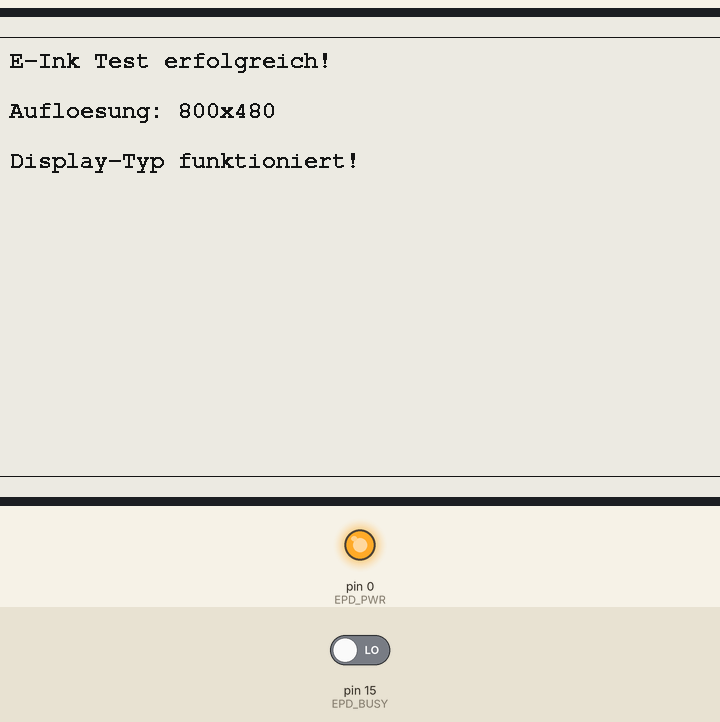
A sketch run on a simulated Arduino Uno, built for the host (arithmetic inside an expression is 32-bit, double 64-bit). Parts: 800×480 one-colour display, output pins drawn as LEDs (lit = HIGH). The test bench sets the inputs (shaded band); at power-on: pin 15 (EPD_BUSY) LOW. Pins used as bus, display or sensor lines are not drawn; what the sketch prints to the serial monitor is not drawn.

Above: at 15.6 s.

The sketch:

display_example.ino
```cpp
#include <GxEPD2_BW.h>
#include <GxEPD2_3C.h>
#include <Fonts/FreeMonoBold12pt7b.h>

// Pin-Definitionen
#define EPD_CS     5
#define EPD_DC     2
#define EPD_RST    4
#define EPD_BUSY   15
#define EPD_PWR    0

GxEPD2_BW<GxEPD2_750_T7, GxEPD2_750_T7::HEIGHT> display(GxEPD2_750_T7(EPD_CS, EPD_DC, EPD_RST, EPD_BUSY));

void setup() {
  Serial.begin(115200);
  Serial.println("\n=== Waveshare 7.5\" V2 E-Paper Test ===");

  // Wichtig: Längere Initialisierungspause für E-Paper
  delay(1000);

  // Power Pin aktivieren
  if (EPD_PWR >= 0) {
    pinMode(EPD_PWR, OUTPUT);
    digitalWrite(EPD_PWR, HIGH);
    delay(500); // Längere Wartezeit für stabile Stromversorgung
    Serial.println("Power Pin aktiviert");
  }

  // Pin-Modi explizit setzen
  pinMode(EPD_CS, OUTPUT);
  pinMode(EPD_DC, OUTPUT);
  pinMode(EPD_RST, OUTPUT);
  pinMode(EPD_BUSY, INPUT);

  digitalWrite(EPD_CS, HIGH);
  digitalWrite(EPD_DC, LOW);
  digitalWrite(EPD_RST, HIGH);

  Serial.println("\nHardware-Einstellungen am HAT:");
  Serial.println("Display Config: B (0.47R) - für V2");
  Serial.println("Interface Config: 0 (4-line SPI) - Standard");

  // Pin Status prüfen
  Serial.println("\nPin-Belegung:");
  Serial.println("CS:   GPIO" + String(EPD_CS));
  Serial.println("DC:   GPIO" + String(EPD_DC));
  Serial.println("RST:  GPIO" + String(EPD_RST));
  Serial.println("BUSY: GPIO" + String(EPD_BUSY));
  if (EPD_PWR >= 0) Serial.println("PWR:  GPIO" + String(EPD_PWR));

  Serial.println("\nInitial BUSY Pin Status: " + String(digitalRead(EPD_BUSY)));

  Serial.println("\nInitialisiere Display...");

  try {
    // Längere Debug-Init für bessere Fehlererkennung
    display.init(115200, true, 2, false); // debug=true, reset_duration=2ms, initial_refresh=false
    Serial.println("✓ Display erfolgreich initialisiert!");

    // Display-Informationen
    Serial.println("\nDisplay-Informationen:");
    Serial.println("Breite: " + String(display.width()));
    Serial.println("Höhe: " + String(display.height()));

    // Warte bis Display bereit ist
    Serial.println("Warte auf Display-Bereitschaft...");
    int timeout = 0;
    while (digitalRead(EPD_BUSY) == LOW && timeout < 100) {
      delay(100);
      timeout++;
      Serial.print(".");
    }
    Serial.println("\nDisplay ist bereit!");

    // Einfacher Test
    testDisplay();

  } catch (...) {
    Serial.println("✗ Display-Initialisierung fehlgeschlagen!");
    Serial.println("Prüfen Sie:");
    Serial.println("- HAT Display Config: B (0.47R)");
    Serial.println("- HAT Interface Config: 0 (4-line SPI)");
    Serial.println("- Verkabelung und 3.3V Versorgung");
  }
}

void loop() {
  // Alle 10 Sekunden BUSY-Pin Status anzeigen
  Serial.println("BUSY Pin Status: " + String(digitalRead(EPD_BUSY)));
  delay(10000);
}

void testDisplay() {
  Serial.println("\nStarte Display-Test...");

  // Display löschen
  display.fillScreen(GxEPD_WHITE);

  // Text schreiben
  display.setTextColor(GxEPD_BLACK);
  display.setFont(&FreeMonoBold12pt7b);

  display.setCursor(50, 50);
  display.print("E-Ink Test erfolgreich!");

  display.setCursor(50, 100);
  display.print("Aufloesung: " + String(display.width()) + "x" + String(display.height()));

  display.setCursor(50, 150);
  display.print("Display-Typ funktioniert!");

  // Rahmen zeichnen
  display.drawRect(20, 20, display.width()-40, display.height()-40, GxEPD_BLACK);

  Serial.println("Aktualisiere Display (das kann 10-30 Sekunden dauern)...");
  display.display();
  Serial.println("✓ Display-Update abgeschlossen!");
}

// Zusätzliche Diagnose-Funktion
void checkPins() {
  Serial.println("\n=== Pin-Diagnose ===");

  // Reset-Test
  digitalWrite(EPD_RST, LOW);
  delay(10);
  digitalWrite(EPD_RST, HIGH);
  delay(10);
  Serial.println("Reset-Pin getestet");

  // BUSY-Pin lesen
  Serial.println("BUSY-Pin Status: " + String(digitalRead(EPD_BUSY)));

  // CS-Pin Test
  digitalWrite(EPD_CS, HIGH);
  delay(1);
  digitalWrite(EPD_CS, LOW);
  delay(1);
  digitalWrite(EPD_CS, HIGH);
  Serial.println("CS-Pin getestet");
}
```
